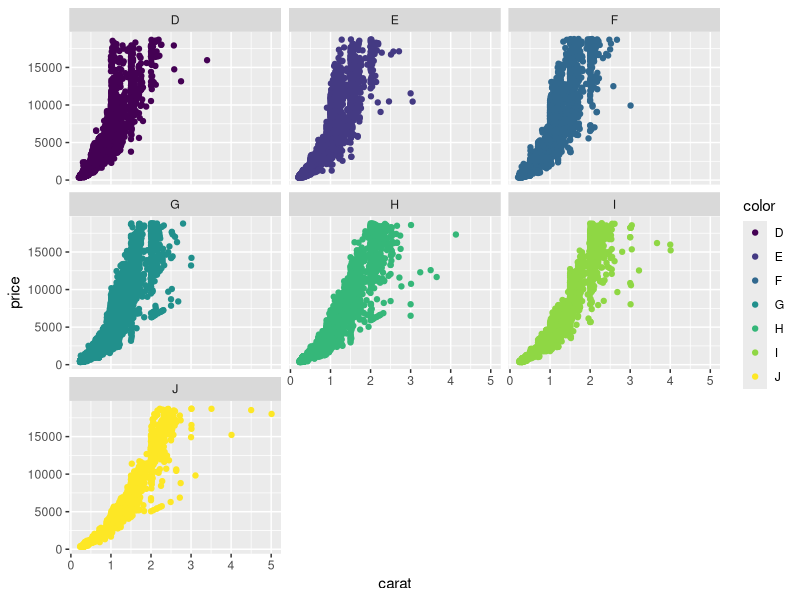

Here is the R script that generated this plot:
require(ggplot2)
head(diamonds)
summary(diamonds)
ggplot(diamonds,aes(x=carat,y=price))+geom_point(aes(color=color))+facet_wrap(~color)
